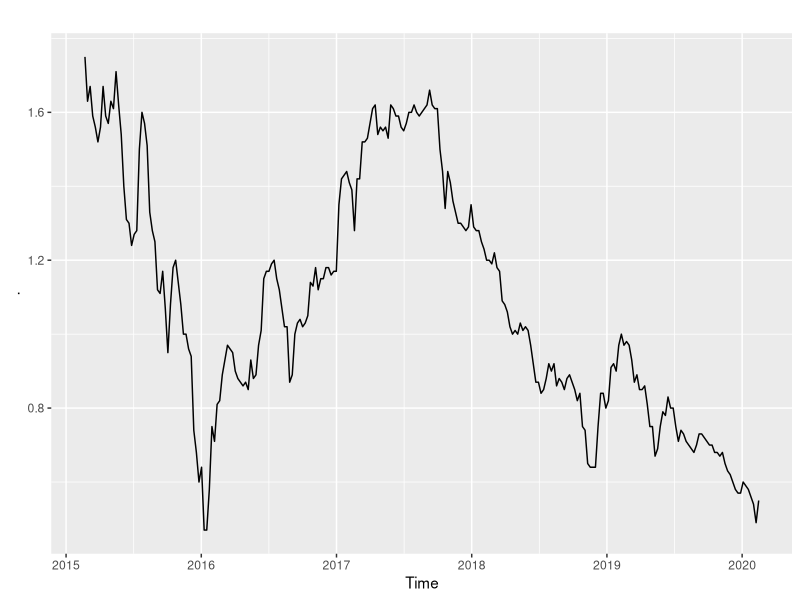
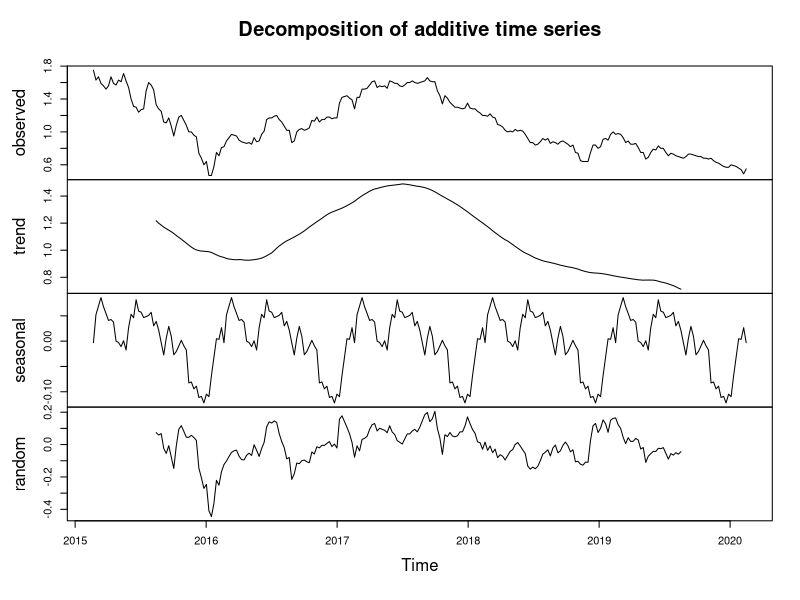
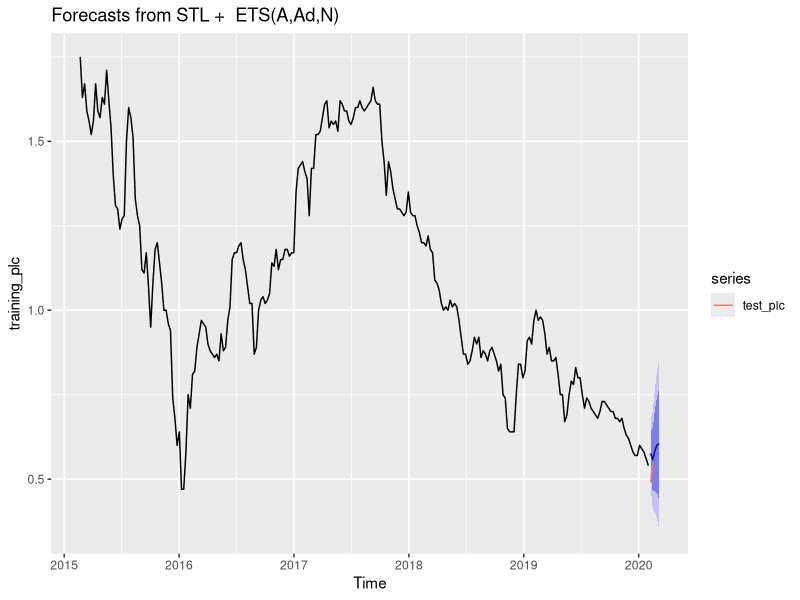
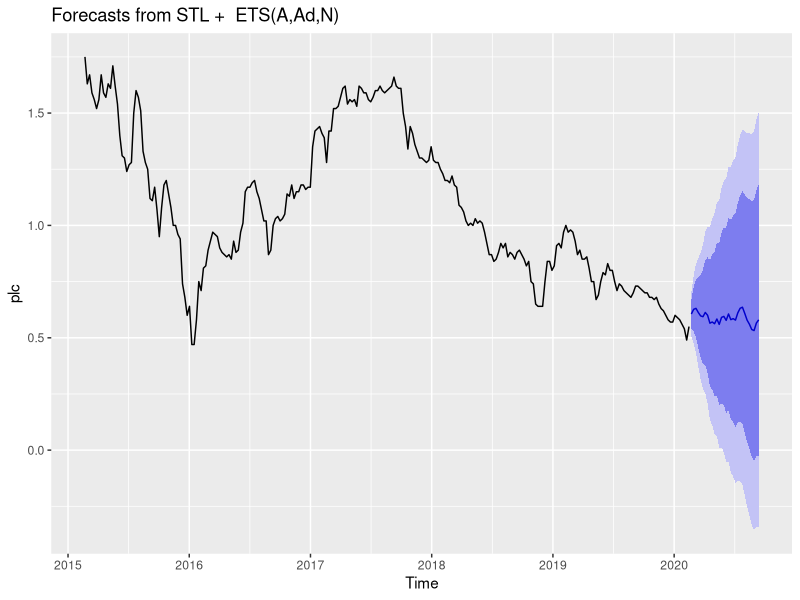

Reproduce these figures in R, in order.
## ---- chunk 1
library(forecast)
library(ggplot2)
library(readr)
## ---- chunk 2
PLC <- read_csv("PLC.csv", col_types = cols(Week = col_date(format = "%Y-%m-%d")))
plc <- ts(PLC[,2], freq=365.25/7, start=2015+51/365.25)
plc %>%
  autoplot()
## ---- chunk 3
plot(decompose(plc))
## ---- chunk 4
training_plc <- subset(plc, end=length(plc)-2)
test_plc <- subset(plc, start=length(plc)-1)
fc_training_plc<-forecast(training_plc)
fc_training_plc %>%
  forecast(h=5) %>%
  autoplot() +autolayer(test_plc)
## ---- chunk 5
fc_training_plc
## ---- chunk 6
fc_plc<-forecast(plc)
fc_plc %>%
forecast(h=30) %>%
  autoplot()
## ---- chunk 7
fc_plc
